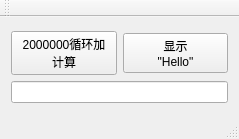
<?xml version="1.0" encoding="UTF-8"?>
<ui version="4.0">
 <class>MainWindow</class>
 <widget class="QMainWindow" name="MainWindow">
  <property name="geometry">
   <rect>
    <x>0</x>
    <y>0</y>
    <width>239</width>
    <height>139</height>
   </rect>
  </property>
  <property name="windowTitle">
   <string>MainWindow</string>
  </property>
  <widget class="QWidget" name="centralWidget">
   <layout class="QGridLayout" name="gridLayout">
    <item row="0" column="0">
     <layout class="QVBoxLayout" name="verticalLayout">
      <item>
       <layout class="QHBoxLayout" name="horizontalLayout">
        <item>
         <widget class="QPushButton" name="sumBtn">
          <property name="text">
           <string>2000000循环加
计算</string>
          </property>
         </widget>
        </item>
        <item>
         <widget class="QPushButton" name="showBtn">
          <property name="text">
           <string>显示
&quot;Hello&quot;</string>
          </property>
         </widget>
        </item>
       </layout>
      </item>
      <item>
       <widget class="QLineEdit" name="lineEdit"/>
      </item>
     </layout>
    </item>
   </layout>
  </widget>
  <widget class="QMenuBar" name="menuBar">
   <property name="geometry">
    <rect>
     <x>0</x>
     <y>0</y>
     <width>239</width>
     <height>23</height>
    </rect>
   </property>
  </widget>
  <widget class="QToolBar" name="mainToolBar">
   <attribute name="toolBarArea">
    <enum>TopToolBarArea</enum>
   </attribute>
   <attribute name="toolBarBreak">
    <bool>false</bool>
   </attribute>
  </widget>
  <widget class="QStatusBar" name="statusBar"/>
 </widget>
 <layoutdefault spacing="6" margin="11"/>
 <resources/>
 <connections/>
</ui>
